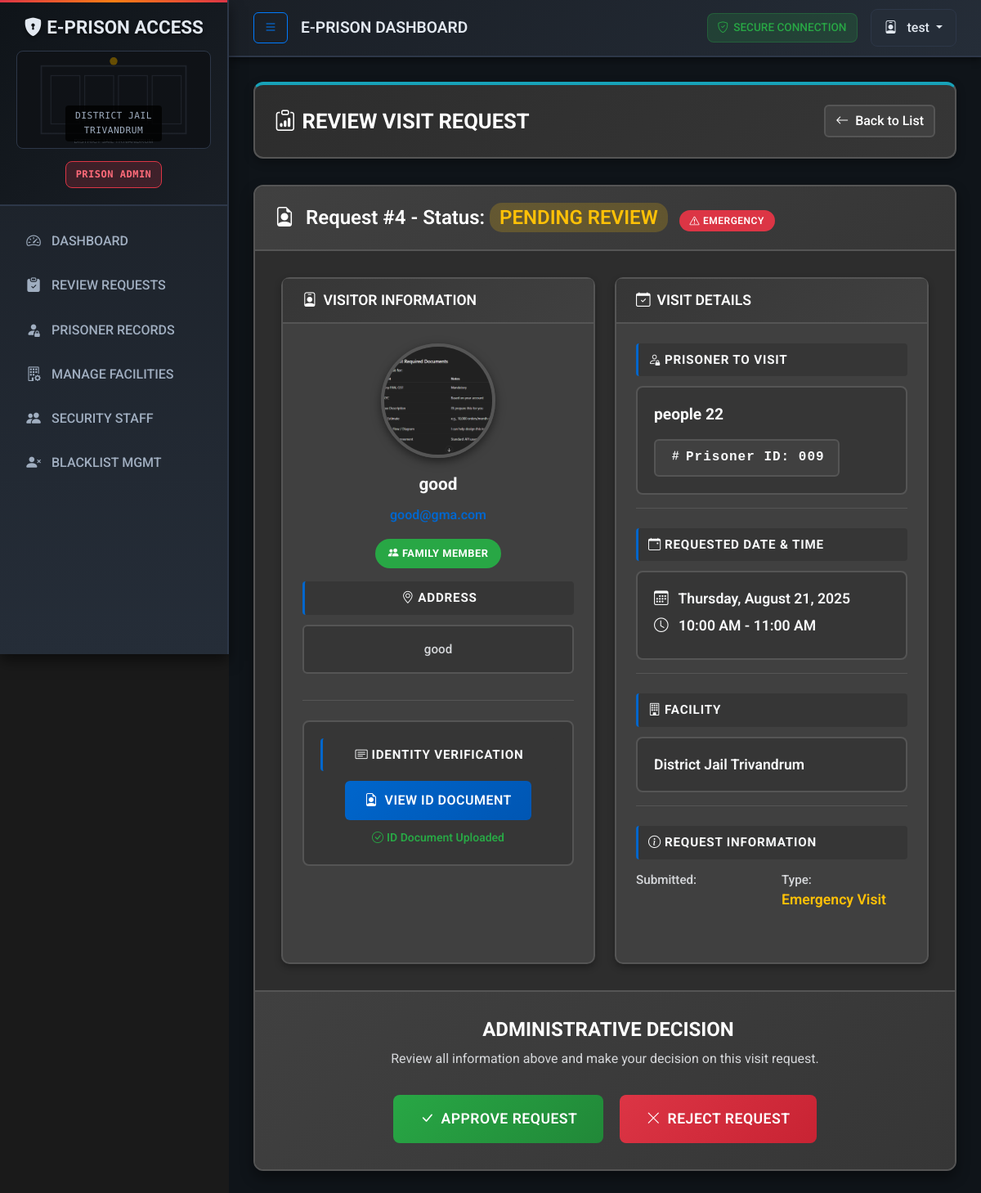
Screenshot of /visitor-management/review/4/ (signed in) with the database file from the repository.
### accounts/models.py (models this page shows, shortened)
class User(AbstractUser):
    ROLE_CHOICES = [
        ("family", "Family Visitor"),
        ("visitor", "Other Visitor"),
        ("security", "Gate Security"),
        ("admin", "Prison Admin"),
    ]
    role = models.CharField(max_length=20, choices=ROLE_CHOICES, default="visitor")
    profile_photo = models.ImageField(upload_to="profile_photos/", blank=True, null=True)
    is_family_member = models.BooleanField(default=False)
    jail = models.ForeignKey(Jail, on_delete=models.SET_NULL, null=True, blank=True)
    full_name = models.CharField(max_length=100, blank=True, null=True)
    address = models.TextField(blank=True, null=True)
    id_proof = models.ImageField(upload_to="id_proofs/", blank=True, null=True)  # Keep for backward compatibility
    aadhar_number = models.CharField(
        max_length=12,
        unique=True,
        blank=True,
        null=True,
        help_text="12-digit Aadhar number (only accepted ID proof)",
        verbose_name="Aadhar Card Number"
    )
    phone_number = models.CharField(
        max_length=15,
        blank=True,
        null=True,
        help_text="10-digit Indian mobile number"
    )

### visitor_management/models.py (models this page shows, shortened)
class Visit(models.Model):
    STATUS_CHOICES = [
        ('PENDING', 'Pending'),
        ('APPROVED', 'Approved'),
        ('REJECTED', 'Rejected'),
        ('COMPLETED', 'Completed'),
        ('CANCELLED', 'Cancelled'),
    ]
    VISIT_TYPE_CHOICES = [
        ('REGULAR', 'Regular Visit'),
        ('EMERGENCY', 'Emergency Visit'),
    ]
    visitor = models.ForeignKey(User, on_delete=models.CASCADE, related_name='visits')
    prisoner = models.ForeignKey(Prisoner, on_delete=models.CASCADE, related_name='visits')
    visit_date = models.DateField()
    visit_time_slot = models.CharField(max_length=50)
    status = models.CharField(max_length=20, choices=STATUS_CHOICES, default='PENDING')
    visit_type = models.CharField(max_length=10, choices=VISIT_TYPE_CHOICES, default='REGULAR')
    qr_code = models.ImageField(upload_to='visit_qrcodes/', blank=True, null=True)
    check_in_time = models.DateTimeField(blank=True, null=True)
    check_out_time = models.DateTimeField(blank=True, null=True)

### prison_core/models.py (models this page shows, shortened)
class Prisoner(models.Model):
    jail = models.ForeignKey(Jail, on_delete=models.CASCADE, related_name="prisoners")
    first_name = models.CharField(max_length=100)
    last_name = models.CharField(max_length=100)
    prisoner_id = models.CharField(max_length=20, unique=True)
    date_of_birth = models.DateField()
    photo = models.ImageField(upload_to='prisoner_photos/', blank=True, null=True)

class Jail(models.Model):
    name = models.CharField(max_length=200, unique=True)
    location = models.CharField(max_length=200)

### accounts/decorators.py (the view)
    def wrap(request, *args, **kwargs):
        if request.user.is_authenticated and request.user.role == 'admin':
            return function(request, *args, **kwargs)
        else:
            messages.error(request, "You do not have permission to access this page.")
            return redirect('staff_login')

### visitor_management/views.py (called while the page is built)
@login_required
@admin_required
def visit_detail_review(request, visit_id):
    visit = get_object_or_404(Visit, id=visit_id, prisoner__jail=request.user.jail)
    return render(request, 'visitor_management/visit_detail_review.html', {'visit': visit})

### visitor_management/templates/visitor_management/visit_detail_review.html (shortened to what this page needs)
{% extends "base.html" %}
{% block content %}
<div class="page-header">
    <div class="d-flex justify-content-between align-items-center flex-wrap">
        <h2><i class="bi bi-clipboard-data me-2"></i>REVIEW VISIT REQUEST</h2>
        <a href="{% url 'review_visits' %}" class="btn btn-back">
            <i class="bi bi-arrow-left me-2"></i>Back to List
        </a>
    </div>
</div>
<div class="card review-card">
    <div class="card-header">
        <h4>
            <i class="bi bi-file-earmark-person me-2"></i>
            Request #{{ visit.id }} - Status: <span class="status-pending">PENDING REVIEW</span>
            {% if visit.visit_type == 'EMERGENCY' %}
                <span class="emergency-badge ms-2">
                    <i class="bi bi-exclamation-triangle me-1"></i>Emergency
                </span>
            {% endif %}
        </h4>
    </div>
    <div class="card-body">
        <div class="row g-4">
            <div class="col-lg-6">
                <div class="card detail-card">
                    <div class="card-header">
                        <h5><i class="bi bi-person-badge me-2"></i>VISITOR INFORMATION</h5>
                    </div>
                    <div class="card-body text-center">
                        {% if visit.visitor.profile_photo %}
                            <img src="{{ visit.visitor.profile_photo.url }}"
                                 class="visitor-photo"
                                 alt="Visitor Photo"
                                 onclick="openImageModal(this.src)">
                        {% else %}
                            <div class="visitor-placeholder">
                                <i class="bi bi-person-circle"></i>
                            </div>
                        {% endif %}
                        <div class="visitor-name">{{ visit.visitor.full_name|default:visit.visitor.username }}</div>
                        <div class="visitor-email">{{ visit.visitor.email }}</div>
                        {% if visit.visitor.is_family_member %}
                            <span class="family-badge">
                                <i class="bi bi-people-fill me-1"></i>Family Member
                            </span>
                        {% endif %}
                        <div class="detail-section">
                            <div class="detail-label">
                                <i class="bi bi-geo-alt me-1"></i>Address
                            </div>
                            <div class="visitor-address">{{ visit.visitor.address }}</div>
                        </div>
                        <div class="id-proof-section">
                            <div class="detail-label">
                                <i class="bi bi-card-text me-1"></i>Identity Verification
                            </div>
                            {% if visit.visitor.id_proof %}
                                <a href="{{ visit.visitor.id_proof.url }}"
                                   class="btn btn-view-id"
                                   target="_blank"
                                   onclick="trackIDView('{{ visit.id }}')">
                                    <i class="bi bi-file-earmark-person me-2"></i>View ID Document
                                </a>
                                <div class="mt-2">
                                    <small class="text-success">
                                        <i class="bi bi-check-circle me-1"></i>ID Document Uploaded
                                    </small>
                                </div>
                            {% else %}
                                <div class="no-id-proof">
                                    <i class="bi bi-exclamation-triangle me-2"></i>
                                    NO ID PROOF UPLOADED - HIGH RISK
                                </div>
                            {% endif %}
                        </div>
                    </div>
                </div>
            </div>
            <div class="col-lg-6">
                <div class="card detail-card">
                    <div class="card-header">
                        <h5><i class="bi bi-calendar-check me-2"></i>VISIT DETAILS</h5>
                    </div>
                    <div class="card-body">
                        <div class="detail-section">
                            <div class="detail-label">
                                <i class="bi bi-person-lock me-1"></i>Prisoner to Visit
                            </div>
                            <div class="prisoner-info">
                                <div class="detail-value">
                                    {{ visit.prisoner.first_name }} {{ visit.prisoner.last_name }}
                                </div>
                                <div class="prisoner-id mt-2">
                                    <i class="bi bi-hash me-1"></i>Prisoner ID: {{ visit.prisoner.prisoner_id }}
                                </div>
                            </div>
                        </div>
                        <div class="detail-section">
                            <div class="detail-label">
                                <i class="bi bi-calendar-event me-1"></i>Requested Date & Time
                            </div>
                            <div class="visit-datetime">
                                <div class="detail-value">
                                    <i class="bi bi-calendar3 me-2"></i>
                                    {{ visit.visit_date|date:"l, F d, Y" }}
                                </div>
                                <div class="detail-value mt-2">
                                    <i class="bi bi-clock me-2"></i>
                                    {{ visit.visit_time_slot }}
                                </div>
                            </div>
                        </div>
                        <div class="detail-section">
                            <div class="detail-label">
                                <i class="bi bi-building me-1"></i>Facility
                            </div>
                            <div class="facility-info">
                                <div class="detail-value">
                                    {{ visit.prisoner.jail.name }}
                                </div>
                            </div>
                        </div>
                        <div class="detail-section">
                            <div class="detail-label">
                                <i class="bi bi-info-circle me-1"></i>Request Information
                            </div>
                            <div class="row">
                                <div class="col-6">
                                    <small class="text-muted" style="color: var(--text-muted) !important; font-weight: 600;">Submitted:</small>
                                </div>
                                <div class="col-6">
                                    <small class="text-muted" style="color: var(--text-muted) !important; font-weight: 600;">Type:</small>
                                    <div class="detail-value">
                                        {% if visit.visit_type == 'EMERGENCY' %}
                                            <span class="text-warning">Emergency Visit</span>
                                        {% else %}
                                            <span class="text-info">Regular Visit</span>
                                        {% endif %}
                                    </div>
                                </div>
                            </div>
                        </div>
                    </div>
                </div>
            </div>
        </div>
    </div>
    <div class="card-footer action-footer">
        <h4>ADMINISTRATIVE DECISION</h4>
        <p>Review all information above and make your decision on this visit request.</p>
        <div class="action-buttons">
            <a href="{% url 'decide_visit' visit.id 'approve' %}"
               class="btn btn-approve"
               onclick="return confirm('Are you sure you want to APPROVE this visit request?')">
                <i class="bi bi-check-lg me-2"></i>Approve Request
            </a>
            <a href="{% url 'decide_visit' visit.id 'reject' %}"
               class="btn btn-reject"
               onclick="return confirm('Are you sure you want to REJECT this visit request?')">
                <i class="bi bi-x-lg me-2"></i>Reject Request
            </a>
        </div>
    </div>
</div>
{% endblock %}

### accounts/templates/base.html (shortened to what this page needs)
<!DOCTYPE html>
<html lang="en">
<head>
    <link href="https://cdn.jsdelivr.net/npm/bootstrap@5.3.3/dist/css/bootstrap.min.css" rel="stylesheet">
    <link rel="stylesheet" href="https://cdn.jsdelivr.net/npm/bootstrap-icons@1.11.3/font/bootstrap-icons.min.css">
</head>
<body {% if active_alert %}class="emergency-alert-active"{% endif %}>
    <div class="wrapper">
        {% if user.is_authenticated %}
        <nav id="sidebar">
            <div class="sidebar-header">
                <h3><i class="bi bi-shield-lock-fill"></i> E-PRISON ACCESS</h3>
                <div class="prison-image"></div>
                <span class="facility-badge">{{ user.get_role_display }}</span>
            </div>
            <div class="sidebar-nav">
                <div class="nav-item">
                    <a href="{% url 'dashboard' %}" class="nav-link active">
                        <i class="bi bi-speedometer2"></i>
                        DASHBOARD
                    </a>
                </div>
                {% if user.role == 'admin' %}
                    <div class="nav-item">
                        <a href="{% url 'review_visits' %}" class="nav-link">
                            <i class="bi bi-clipboard-check-fill"></i>
                            REVIEW REQUESTS
                        </a>
                    </div>
                    <div class="nav-item">
                        <a href="{% url 'prisoner_list' %}" class="nav-link">
                            <i class="bi bi-person-fill-lock"></i>
                            PRISONER RECORDS
                        </a>
                    </div>
                    <div class="nav-item">
                        <a href="{% url 'jail_list' %}" class="nav-link">
                            <i class="bi bi-building-gear"></i>
                            MANAGE FACILITIES
                        </a>
                    </div>
                    <div class="nav-item">
                        <a href="{% url 'manage_security_staff' %}" class="nav-link">
                            <i class="bi bi-people-fill"></i>
                            SECURITY STAFF
                        </a>
                    </div>
                    <div class="nav-item">
                        <a href="{% url 'blacklist_list' %}" class="nav-link">
                            <i class="bi bi-person-x-fill"></i>
                            BLACKLIST MGMT
                        </a>
                    </div>
                {% endif %}
            </div>
        </nav>
        {% endif %}
        <div id="content">
            <nav class="top-navbar">
                <div class="d-flex justify-content-between align-items-center w-100">
                    <div class="d-flex align-items-center">
                        <button type="button" id="sidebarCollapse" class="btn btn-outline-primary d-none d-md-block me-3">
                            <i class="bi bi-list"></i>
                        </button>
                        <span class="navbar-brand mb-0">{% block page_title %}E-PRISON DASHBOARD{% endblock %}</span>
                    </div>
                    <div class="d-flex align-items-center gap-3">
                        <div class="security-indicator">
                            <i class="bi bi-shield-check"></i>
                            SECURE CONNECTION
                        </div>
                        {% if user.is_authenticated %}
                            <div class="user-dropdown">
                                <button class="btn dropdown-toggle" type="button" id="userDropdown" data-bs-toggle="dropdown" aria-expanded="false">
                                    <i class="bi bi-person-badge me-2"></i>
                                    {{ user.full_name|default:user.username }}
                                </button>
                            </div>
                        {% else %}
                            <div class="d-flex gap-2">
                                <a class="btn btn-outline-primary" href="{% url 'visitor_login' %}">VISITOR ACCESS</a>
                                <a class="btn btn-primary" href="{% url 'staff_login' %}">STAFF ACCESS</a>
                            </div>
                        {% endif %}
                    </div>
                </div>
            </nav>
            <div class="content-area">
                {% block content %}{% endblock %}
            </div>
        </div>
    </div>
</body>
</html>

### rows the page displays
User: role "PRISON ADMIN", full_name "test"
Visit: id "4", visitor.profile_photo (picture), visitor.full_name "good", visitor.email "good@gma.com", visitor.address "good", prisoner.first_name "people", prisoner.last_name "22", prisoner.prisoner_id "009", visit_date "Thursday, August 21, 2025", visit_time_slot "10:00 AM - 11:00 AM", prisoner.jail.name "District Jail Trivandrum"
